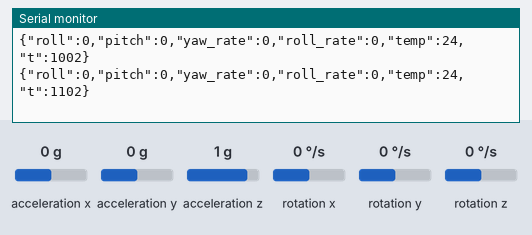
A sketch run on a simulated ESP32-S3. Shown: the last lines printed to the serial monitor. Wiring (inferred from the names in the program): MPU-6050 motion sensor at I2C address 0x68. The test bench sets the inputs (shaded band); at power-on: acceleration x 0 g, acceleration y 0 g, acceleration z 1 g, rotation x 0 °/s, rotation y 0 °/s, rotation z 0 °/s.

Above: at 3.7 s.
3.8 s: acceleration x set to -1.4 g
At 3.87 s:
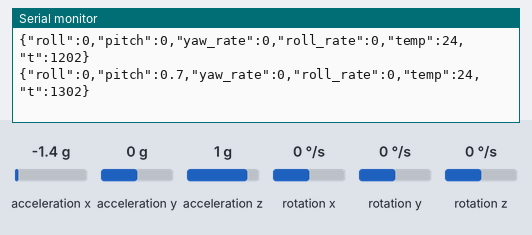
5.3 s: acceleration y set to -1.4 g
At 5.37 s:
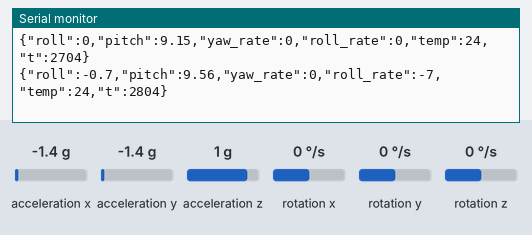
6.8 s: acceleration z set to -1.4 g
At 6.88 s:
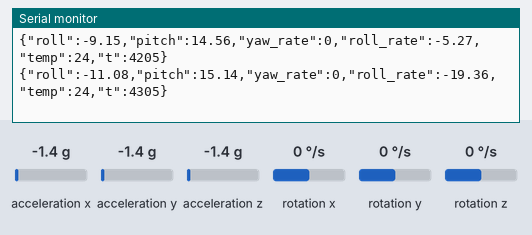
8.3 s: rotation x set to -192 °/s
At 8.38 s:
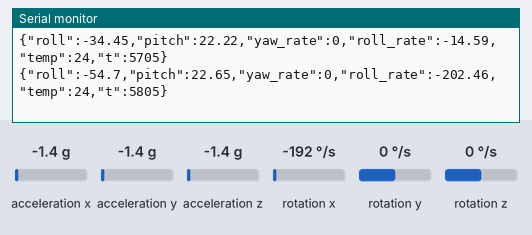
9.8 s: rotation y set to -192 °/s
At 9.88 s:
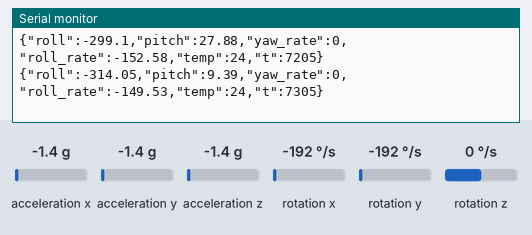
Timing chart, 0 to 12.3 s (numbered marks = the images above; inputs shaded):
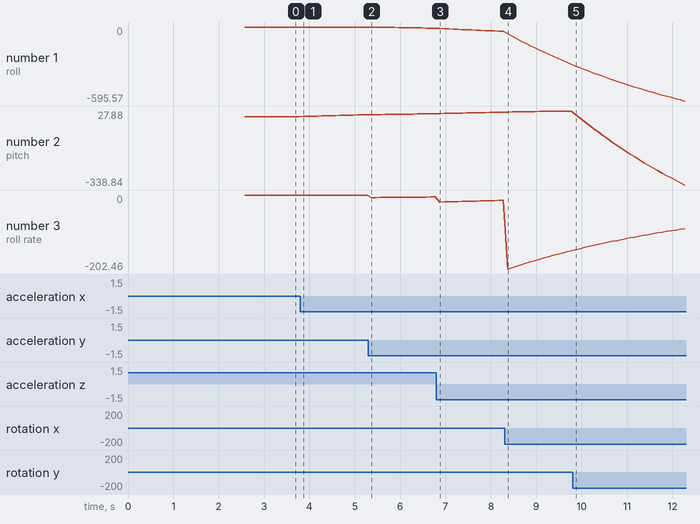

Measured:
- after the input at 3.8 s, the serial monitor: prints a new line after 0.07 s (image 1)
- after the input at 5.3 s, the serial monitor: prints a new line after 0.07 s (image 2)
- after the input at 6.8 s, the serial monitor: prints a new line after 0.07 s (image 3)
- after the input at 8.3 s, the serial monitor: prints a new line after 0.07 s (image 4)
- after the input at 9.8 s, the serial monitor: prints a new line after 0.07 s (image 5)
- plotted number 1: 0 → -9.15 after the input at 5.3 s, -9.15 → -34.45 after the input at 6.8 s, -34.45 → -299.1 after the input at 8.3 s
- plotted number 2: 0 → 9.15 after the input at 3.8 s, 9.15 → 14.56 after the input at 5.3 s, 14.56 → 22.22 after the input at 6.8 s, 27.88 → -338.84 after the input at 9.8 s
- plotted number 3: 0 → -5.27 after the input at 5.3 s, -5.27 → -14.59 after the input at 6.8 s, -14.59 → -152.58 after the input at 8.3 s

The sketch:

esp32_mpu6050_imu.ino
```cpp
// (licence header left out)
#include <Wire.h>
#include <ArduinoJson.h>

// ═══════════════════════════════════════════════════════════════
//  Configuration
// ═══════════════════════════════════════════════════════════════

#define I2C_ADDR_MPU6050   0x68
#define SAMPLE_RATE_HZ     10    // 10 Hz = every 100ms
#define SERIAL_BAUD        115200
#define CALIBRATION_CYCLES 200   // 20 seconds at 10Hz for calibration
#define GRAVITY            16384.0  // MPU6050 1g in ±2g mode

// ═══════════════════════════════════════════════════════════════
//  State
// ═══════════════════════════════════════════════════════════════

struct Calibration {
  float accel_x_offset = 0;
  float accel_y_offset = 0;
  float accel_z_offset = 0;
  float gyro_x_offset = 0;
  float gyro_y_offset = 0;
  float gyro_z_offset = 0;
};

Calibration cal;
unsigned long last_sample = 0;
unsigned long start_time = 0;
unsigned long sample_count = 0;
bool calibrated = false;

// Complementary filter state
float roll_angle = 0.0;
float pitch_angle = 0.0;
float yaw_rate = 0.0;

// Previous values for derivative computation
float prev_roll = 0.0;
float prev_yaw_rate = 0.0;

// ═══════════════════════════════════════════════════════════════
//  MPU6050 Low-Level I/O
// ═══════════════════════════════════════════════════════════════

void mpu_write_byte(uint8_t reg, uint8_t value) {
  Wire.beginTransmission(I2C_ADDR_MPU6050);
  Wire.write(reg);
  Wire.write(value);
  Wire.endTransmission(true);
}

void mpu_read_bytes(uint8_t reg, uint8_t *buf, uint8_t len) {
  Wire.beginTransmission(I2C_ADDR_MPU6050);
  Wire.write(reg);
  Wire.endTransmission(false);
  Wire.requestFrom(I2C_ADDR_MPU6050, len, true);
  for (uint8_t i = 0; i < len && Wire.available(); i++) {
    buf[i] = Wire.read();
  }
}

bool mpu_init() {
  // Wake up the MPU6050 (it starts in sleep mode)
  mpu_write_byte(0x6B, 0x00);
  delay(100);

  // Configure:
  // - Accel range: ±2g (register 0x1C = 0x00)
  // - Gyro range: ±250°/s (register 0x1B = 0x00)
  // - Low-pass filter: 44Hz (register 0x1A = 0x03)
  // - Sample rate divider: 9 → ~100Hz internal (register 0x19 = 0x09)
  mpu_write_byte(0x1C, 0x00);  // ±2g
  mpu_write_byte(0x1B, 0x00);  // ±250°/s
  mpu_write_byte(0x1A, 0x03);  // DLPF 44Hz
  mpu_write_byte(0x19, 0x09);  // ~100Hz

  delay(50);

  // Verify connection
  uint8_t whoami;
  mpu_read_bytes(0x75, &whoami, 1);
  return (whoami == 0x68);
}

struct RawData {
  float accel_x, accel_y, accel_z;
  float gyro_x, gyro_y, gyro_z;
  float temp_c;
};

RawData mpu_read_raw() {
  uint8_t buf[14];
  mpu_read_bytes(0x3B, buf, 14);

  RawData r;
  r.accel_x = (int16_t)((buf[0] << 8) | buf[1]);
  r.accel_y = (int16_t)((buf[2] << 8) | buf[3]);
  r.accel_z = (int16_t)((buf[4] << 8) | buf[5]);
  r.temp_c  = (int16_t)((buf[6] << 8) | buf[7]) / 340.0 + 36.53;
  r.gyro_x  = (int16_t)((buf[8] << 8) | buf[9]);
  r.gyro_y  = (int16_t)((buf[10] << 8) | buf[11]);
  r.gyro_z  = (int16_t)((buf[12] << 8) | buf[13]);

  return r;
}

// ═══════════════════════════════════════════════════════════════
//  Calibration
// ═══════════════════════════════════════════════════════════════

void calibrate() {
  Serial.println("{\"status\":\"calibrating\",\"cycles\":" + String(CALIBRATION_CYCLES) + "}");

  float ax = 0, ay = 0, az = 0;
  float gx = 0, gy = 0, gz = 0;

  for (int i = 0; i < CALIBRATION_CYCLES; i++) {
    RawData r = mpu_read_raw();
    ax += r.accel_x; ay += r.accel_y; az += r.accel_z;
    gx += r.gyro_x;  gy += r.gyro_y;  gz += r.gyro_z;
    delay(10);
  }

  cal.accel_x_offset = ax / CALIBRATION_CYCLES;
  cal.accel_y_offset = ay / CALIBRATION_CYCLES;
  cal.accel_z_offset = az / CALIBRATION_CYCLES - GRAVITY; // Expect 1g on Z
  cal.gyro_x_offset  = gx / CALIBRATION_CYCLES;
  cal.gyro_y_offset  = gy / CALIBRATION_CYCLES;
  cal.gyro_z_offset  = gz / CALIBRATION_CYCLES;

  calibrated = true;

  StaticJsonDocument<256> doc;
  doc["status"] = "calibrated";
  doc["ax_off"] = cal.accel_x_offset;
  doc["ay_off"] = cal.accel_y_offset;
  doc["az_off"] = cal.accel_z_offset;
  doc["gx_off"] = cal.gyro_x_offset;
  doc["gy_off"] = cal.gyro_y_offset;
  doc["gz_off"] = cal.gyro_z_offset;
  serializeJson(doc, Serial);
  Serial.println();
}

// ═══════════════════════════════════════════════════════════════
//  Angle Estimation (Complementary Filter)
// ═══════════════════════════════════════════════════════════════

void update_angles(RawData &r, float dt) {
  // Remove calibration offsets
  float ax = r.accel_x - cal.accel_x_offset;
  float ay = r.accel_y - cal.accel_y_offset;
  float az = r.accel_z - cal.accel_z_offset + GRAVITY;
  float gx = (r.gyro_x - cal.gyro_x_offset) / 131.0;   // °/s
  float gy = (r.gyro_y - cal.gyro_y_offset) / 131.0;   // °/s
  float gz = (r.gyro_z - cal.gyro_z_offset) / 131.0;   // °/s

  // Accelerometer angles (noisy but stable long-term)
  float accel_roll  = atan2(ay, az) * 180.0 / PI;
  float accel_pitch = atan2(-ax, sqrt(ay * ay + az * az)) * 180.0 / PI;

  // Complementary filter: gyro for short-term, accel for long-term
  // α = 0.98 typically
  float alpha = 0.98;
  roll_angle  = alpha * (roll_angle  + gx * dt) + (1 - alpha) * accel_roll;
  pitch_angle = alpha * (pitch_angle + gy * dt) + (1 - alpha) * accel_pitch;
  yaw_rate    = gz;  // Yaw drifts without magnetometer — just report rate
}

// ═══════════════════════════════════════════════════════════════
//  Main
// ═══════════════════════════════════════════════════════════════

void setup() {
  Serial.begin(SERIAL_BAUD);
  delay(100);

  Wire.begin(21, 22);  // SDA=21, SCL=22
  Wire.setClock(400000);  // 400kHz fast-mode

  Serial.println("{\"status\":\"boot\"}");

  if (!mpu_init()) {
    Serial.println("{\"error\":\"MPU6050 not found\"}");
    while (1) { delay(1000); }
  }

  Serial.println("{\"status\":\"mpu6050_ok\"}");

  calibrate();

  start_time = millis();
  Serial.println("{\"status\":\"running\"}");
}

void loop() {
  unsigned long now = millis();
  unsigned long elapsed = now - last_sample;

  float dt = elapsed / 1000.0;
  if (dt < 1.0 / SAMPLE_RATE_HZ) {
    return;
  }

  last_sample = now;

  RawData r = mpu_read_raw();
  update_angles(r, dt);

  // Compute roll rate (derivative)
  float roll_rate = (roll_angle - prev_roll) / dt;
  prev_roll = roll_angle;

  // Output JSON
  StaticJsonDocument<200> doc;
  doc["roll"] = round(roll_angle * 100) / 100.0;
  doc["pitch"] = round(pitch_angle * 100) / 100.0;
  doc["yaw_rate"] = round(yaw_rate * 100) / 100.0;
  doc["roll_rate"] = round(roll_rate * 100) / 100.0;
  doc["temp"] = round(r.temp_c * 10) / 10.0;
  doc["t"] = now - start_time;

  serializeJson(doc, Serial);
  Serial.println();

  sample_count++;

  // Heartbeat every 600 samples (60 seconds at 10Hz)
  if (sample_count % 600 == 0) {
    StaticJsonDocument<100> hb;
    hb["heartbeat"] = true;
    hb["uptime_s"] = (now - start_time) / 1000;
    hb["samples"] = sample_count;
    serializeJson(hb, Serial);
    Serial.println();
  }
}
```
